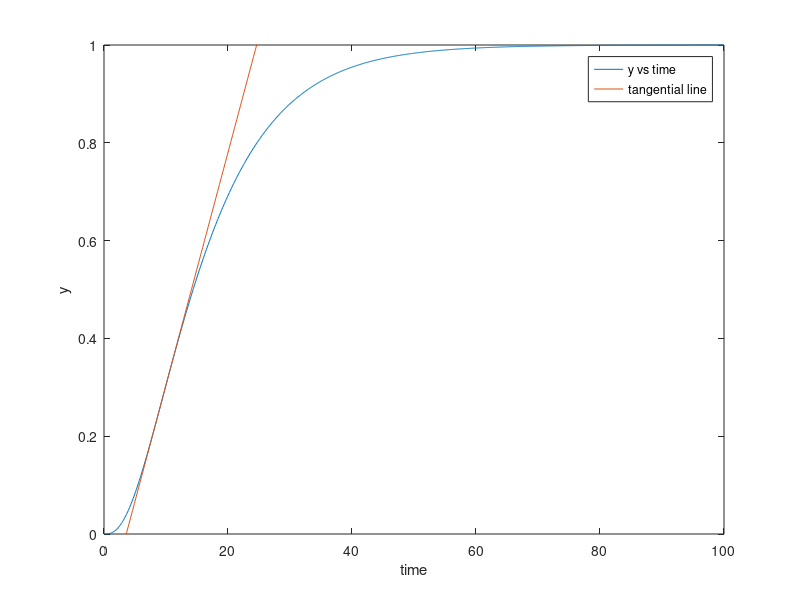
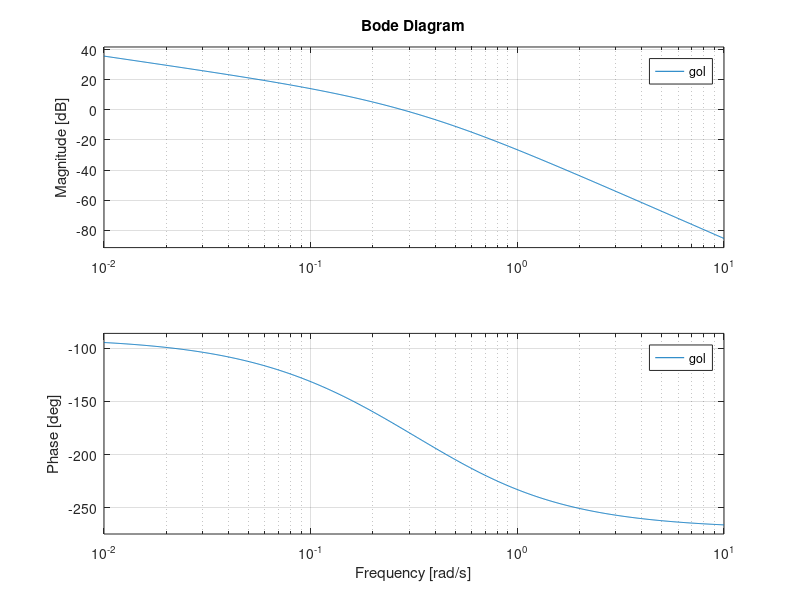

MATLAB code to generate these figures, in order:
b = [1];
a = [100 80 17 1 0];
[r,p] = residue(b,a);
fun = @(t) r(1)*(p(1)^2)*exp(p(1)*t) + r(2)*(p(2)^2)*exp(p(2)*t)+ r(3)*(p(3)^2)*exp(p(3)*t) + r(4)*(p(4)^2)*exp(p(4)*t);
t0 = [9];
t = fzero(fun,t0);
slope_a_tt =  r(1)*(p(1))*exp(p(1)*t) + r(2)*(p(2))*exp(p(2)*t)+ r(3)*(p(3))*exp(p(3)*t)+ r(4)*(p(4))*exp(p(4)*t);
y_at_tt = r(1)*exp(p(1)*t) + r(2)*exp(p(2)*t)+ r(3)*exp(p(3)*t)+ r(4)*exp(p(4)*t);
tmesh = linspace(0,100,1000);
ymesh = r(1)*exp(p(1).*tmesh) + r(2)*exp(p(2).*tmesh)+ r(3)*exp(p(3).*tmesh) + r(4)*exp(p(4).*tmesh);
y_linear_mesh = y_at_tt + slope_a_tt*(tmesh - t);

plot(tmesh,ymesh);
ylim([0 1])
hold on
plot(tmesh,y_linear_mesh);
xlabel('time');
ylabel('y');
legend('y vs time','tangential line')

td = (-y_at_tt/slope_a_tt) + t;
K = 1;
tau = 1/slope_a_tt;
Kc = 1/K*(tau/td)*(0.9 + td/(12*tau));
taui = (td*(30 + (3*td)/tau))/(9 + (20*td)/tau);

%bode plot
s = tf('s');
gc = Kc*(1 + 1/(taui*s));
gv = 1;
gp = 1/((2*s+1)*(5*s+1));
gm = 1/(10*s + 1);
gol = gc*gv*gp*gm;
figure(2);
bode(gol);
